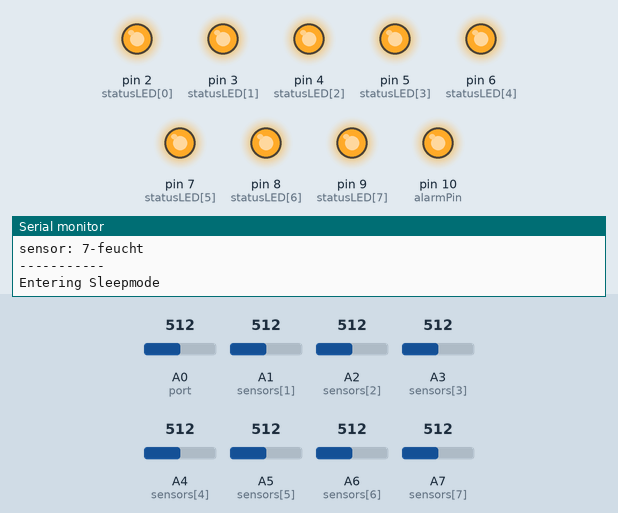
Simulated run of this sketch. Board: Arduino Nano, built with avr-gcc and run on an emulated ATmega328P. On the bench: output pins drawn as LEDs (lit = HIGH), the last lines printed to the serial monitor. The inputs (shaded band) are chosen by the test bench; at power-on: A0 (port) = 512, A1 (sensors[1]) = 512, A2 (sensors[2]) = 512, A3 (sensors[3]) = 512, A4 (sensors[4]) = 512, A5 (sensors[5]) = 512, A6 (sensors[6]) = 512, A7 (sensors[7]) = 512. Sleep ends after the set time or at an interrupt.

Above: at 1.6 s.
1.7 s: A0 (port) set to 411
6.9 s: A0 (port) set to 383
At 9.01 s:
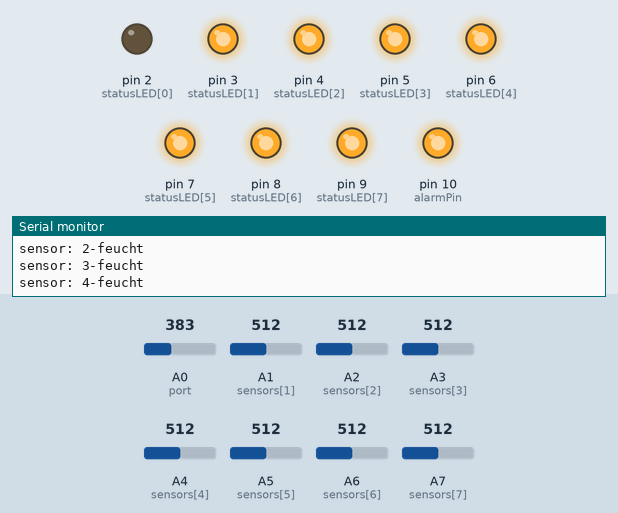
At 10.4 s:
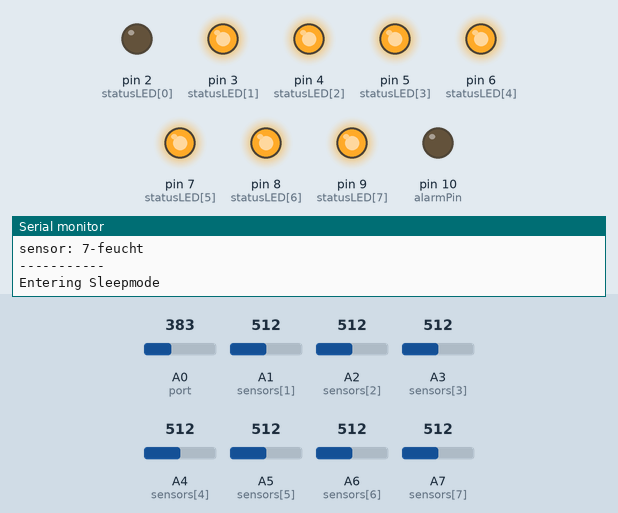
14.8 s: A1 (sensors[1]) set to 416
20.0 s: A1 (sensors[1]) set to 385
At 22.9 s:
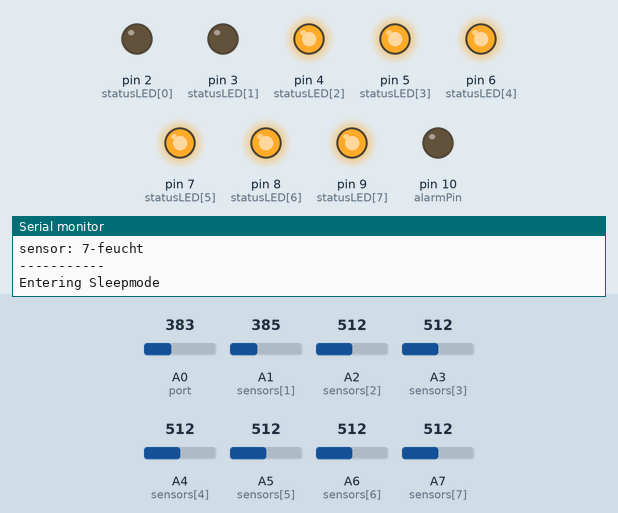
27.4 s: A2 (sensors[2]) set to 412
32.6 s: A2 (sensors[2]) set to 382
At 35.4 s:
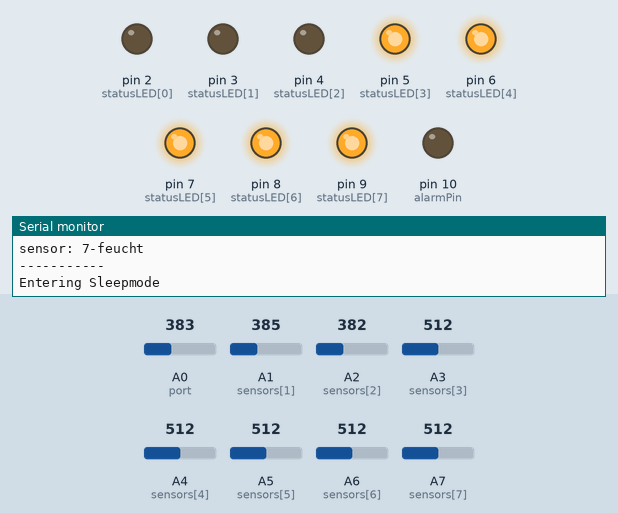
Timing chart, 0 to 40.1 s (numbered marks = the images above; inputs shaded):
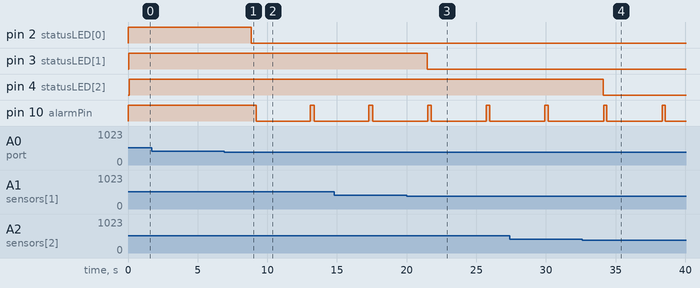

Measured:
- the behaviour switches between 400 and 399 on A0 (port) (found by bisection; images 0 and 1)
- the behaviour switches between 400 and 399 on A1 (sensors[1]) (found by bisection; images 2 and 3)
- the behaviour switches between 400 and 399 on A2 (sensors[2]) (found by bisection; images 3 and 4)
- after the input at 6.9 s, pin 2 (statusLED[0]): HIGH → LOW after 1.9 s; pin 10 (alarmPin): HIGH → LOW after 2.3 s, → HIGH 3.9 s later, → LOW 0.30 s later
- after the input at 20.0 s, pin 3 (statusLED[1]): HIGH → LOW after 1.5 s
- after the input at 32.6 s, pin 4 (statusLED[2]): HIGH → LOW after 1.5 s

The sketch:

Feuchtigkeitswarner.ino
```cpp
#include <avr/sleep.h>
#include <avr/power.h>

// erstellen einiger Variablen
int feuchteLevel = 0;
int port = 0;
int sensorval = 0;
int state = 0;
int alarm = 0;
const int sensorCount = 8;
const int sensors[sensorCount] = {A0,A1, A2, A3, A4, A5,A6,A7};
const int statusLED[] = {2,3,4,5,6,7,8,9};
const String zustand[] = {"nA", "trocken", "feucht", "nass"};
volatile int toggle = 0;


#define alarmPin 10 //Pin an dem der Piezosummer angeschlossen ist

#define thresh_trocken 800
#define thresh_nass 400
#define trocken 1
#define nass 3
#define feucht 2


ISR(TIMER1_OVF_vect)
  /* Timer1 Interrupt service Routine */
  {
  if(toggle == 0)
    toggle = 1;
  }

void enter_sleep(void)
  /* Arduino schlafen legen */
  {
    Serial.println("Entering Sleepmode");
  set_sleep_mode(SLEEP_MODE_IDLE);
  sleep_enable();

  /* Weil diesmal nicht der tiefste Schlafmodus gewaehlt wurde,
   * koennen unbenutzte Komponenten noch zusaetzlich abgeschaltet
   * werden, um Energie zu sparen. Noch wichtiger: Die Komponenten
   * koennten ggf. den Arduino ungewollt aufwecken.
   */
  power_adc_disable();    /* Analog-Eingaenge abschalten */
  power_spi_disable();    /* SPI abschalten */
  power_timer0_disable(); /* Timer0 abschalten */
  power_timer2_disable(); /* Timer0 abschalten */
  power_twi_disable();    /* TWI abschalten */

  sleep_mode();

  sleep_disable(); /* nach dem Schlafen, wird das Programm ab hier weiter ausgeführt*/

  power_all_enable();     /* Komponenten wieder aktivieren */
  }

// Bestimmen der Feuchtestaerke der gemessenen Stelle
int best_feuchteLevel(int port)
{
sensorval = analogRead(port);
if (sensorval >= thresh_trocken) return trocken;
if (sensorval < thresh_nass) return nass;
if (sensorval < thresh_trocken) return feucht;
else return 0;
}


void setup()
{
Serial.begin(9600);

  pinMode(alarmPin, OUTPUT);
  digitalWrite(alarmPin, HIGH); //GPIO as drain

  for (int i = 0; i < sensorCount; i++) {
    pinMode(sensors[i], INPUT_PULLUP);  // set pull-up on analog pin
    pinMode(statusLED[i], OUTPUT);
    digitalWrite(statusLED[i],HIGH); // GPIO as drain
    delay(50);
  }


/* Timer konfigurieren, dass der Arduino für ca 4sek schläft */
  TCCR1A = 0x00;  /* Normalbetrieb */
  TCNT1 = 0x0000; /* Zaehler loeschen */
  TCCR1B = 0x05;  /* Prescaler: 1024 */
  TIMSK1 = 0x01;  /* Timer-Interrupt einschalten */

}

void loop()
{
if(toggle==1) //für den Schlafmodus benötigter Toggle
  {
  toggle = 0;


  for (int i = 0; i < sensorCount; i++) {
      Serial.print("sensor: ");
      Serial.print(i);
      Serial.print("-");
      int reading = best_feuchteLevel(sensors[i]);
      delay(50);
      Serial.println(zustand[reading]);
     if (reading == nass){
      digitalWrite(statusLED[i],LOW);
      alarm =1;
     }
     else {
        digitalWrite(statusLED[i],HIGH);
        digitalWrite(alarmPin, HIGH);
     }
  }
Serial.println("-----------");

if (alarm ==1)
   digitalWrite(alarmPin, LOW); //GPIO as drain ==> Alarm an
else
   digitalWrite(alarmPin, HIGH); //GPIO as drain ==> Alarm aus


alarm =0;


//delay(1000);
enter_sleep();
}

} //Loop beenden
```
